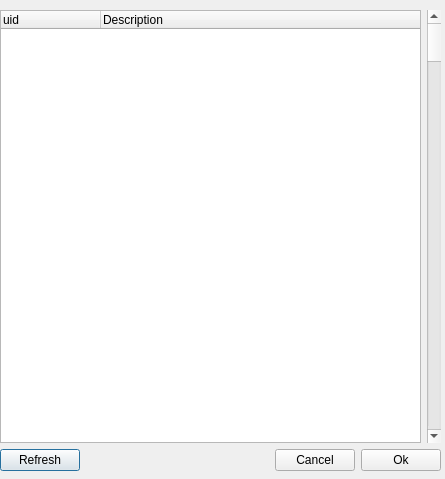
<?xml version="1.0" encoding="UTF-8"?>
<ui version="4.0">
 <class>StreamListDialog</class>
 <widget class="QDialog" name="StreamListDialog">
  <property name="geometry">
   <rect>
    <x>0</x>
    <y>0</y>
    <width>445</width>
    <height>479</height>
   </rect>
  </property>
  <property name="windowTitle">
   <string>Select Stream</string>
  </property>
  <widget class="QWidget" name="verticalLayoutWidget">
   <property name="geometry">
    <rect>
     <x>0</x>
     <y>10</y>
     <width>441</width>
     <height>461</height>
    </rect>
   </property>
   <layout class="QVBoxLayout" name="verticalLayout">
    <item>
     <layout class="QHBoxLayout" name="horizontalLayout">
      <item>
       <widget class="QTreeWidget" name="treeWidget">
        <property name="columnCount">
         <number>2</number>
        </property>
        <column>
         <property name="text">
          <string>uid</string>
         </property>
        </column>
        <column>
         <property name="text">
          <string>Description</string>
         </property>
        </column>
       </widget>
      </item>
      <item>
       <widget class="QScrollBar" name="verticalScrollBar">
        <property name="orientation">
         <enum>Qt::Vertical</enum>
        </property>
       </widget>
      </item>
     </layout>
    </item>
    <item>
     <layout class="QHBoxLayout" name="horizontalLayout_2">
      <item>
       <widget class="QPushButton" name="refreshButton">
        <property name="text">
         <string>Refresh</string>
        </property>
       </widget>
      </item>
      <item>
       <spacer name="horizontalSpacer">
        <property name="orientation">
         <enum>Qt::Horizontal</enum>
        </property>
        <property name="sizeHint" stdset="0">
         <size>
          <width>40</width>
          <height>20</height>
         </size>
        </property>
       </spacer>
      </item>
      <item>
       <widget class="QPushButton" name="cancelButton">
        <property name="text">
         <string>Cancel</string>
        </property>
       </widget>
      </item>
      <item>
       <widget class="QPushButton" name="ok_btn">
        <property name="text">
         <string>Ok</string>
        </property>
       </widget>
      </item>
     </layout>
    </item>
   </layout>
  </widget>
 </widget>
 <resources/>
 <connections>
  <connection>
   <sender>cancelButton</sender>
   <signal>clicked()</signal>
   <receiver>StreamListDialog</receiver>
   <slot>hide()</slot>
   <hints>
    <hint type="sourcelabel">
     <x>314</x>
     <y>456</y>
    </hint>
    <hint type="destinationlabel">
     <x>173</x>
     <y>485</y>
    </hint>
   </hints>
  </connection>
 </connections>
</ui>
